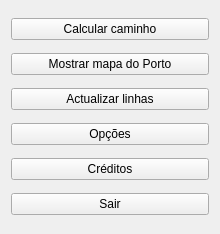
<?xml version="1.0" encoding="UTF-8"?>
<ui version="4.0">
 <class>MainWindow</class>
 <widget class="QMainWindow" name="MainWindow">
  <property name="geometry">
   <rect>
    <x>0</x>
    <y>0</y>
    <width>220</width>
    <height>234</height>
   </rect>
  </property>
  <property name="windowTitle">
   <string>MainWindow</string>
  </property>
  <widget class="QWidget" name="centralWidget">
   <layout class="QHBoxLayout" name="horizontalLayout_3">
    <item>
     <layout class="QVBoxLayout" name="verticalLayout">
      <item>
       <widget class="QPushButton" name="calculateDistance">
        <property name="text">
         <string>Calcular caminho</string>
        </property>
       </widget>
      </item>
      <item>
       <widget class="QPushButton" name="pushButton_2">
        <property name="text">
         <string>Mostrar mapa do Porto</string>
        </property>
       </widget>
      </item>
      <item>
       <widget class="QPushButton" name="updateLocals">
        <property name="text">
         <string>Actualizar linhas</string>
        </property>
       </widget>
      </item>
      <item>
       <widget class="QPushButton" name="options">
        <property name="text">
         <string>Opções</string>
        </property>
       </widget>
      </item>
      <item>
       <widget class="QPushButton" name="pushButton">
        <property name="text">
         <string>Créditos</string>
        </property>
       </widget>
      </item>
      <item>
       <widget class="QPushButton" name="close">
        <property name="text">
         <string>Sair</string>
        </property>
       </widget>
      </item>
     </layout>
    </item>
   </layout>
  </widget>
 </widget>
 <layoutdefault spacing="6" margin="11"/>
 <resources/>
 <connections>
  <connection>
   <sender>close</sender>
   <signal>clicked()</signal>
   <receiver>MainWindow</receiver>
   <slot>close()</slot>
   <hints>
    <hint type="sourcelabel">
     <x>141</x>
     <y>201</y>
    </hint>
    <hint type="destinationlabel">
     <x>97</x>
     <y>204</y>
    </hint>
   </hints>
  </connection>
 </connections>
</ui>
